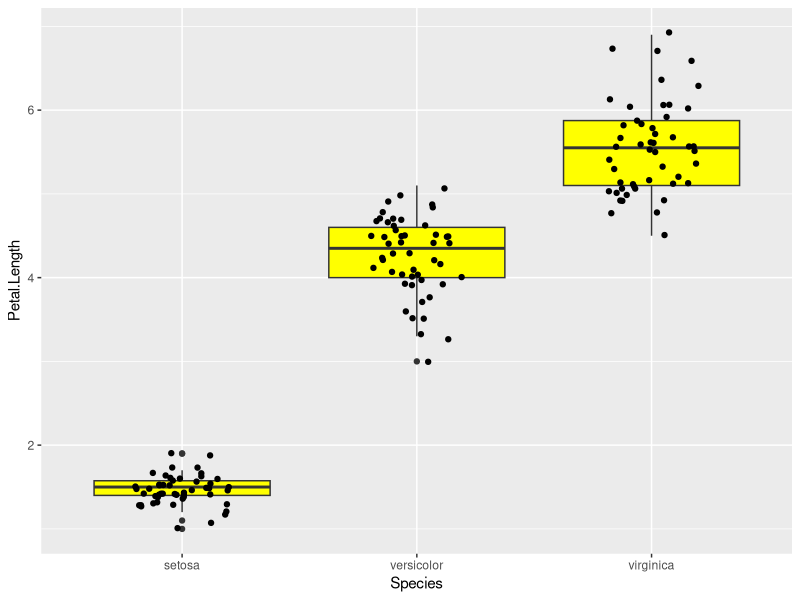

This chart was generated by the following R code:
library(ggplot2)

iris_boxplot <- function(){
  
  ggplot(iris, aes(x = Species, y = Petal.Length)) +
    geom_boxplot(fill="yellow") +
    geom_jitter(width=0.2)
}

iris_boxplot()
